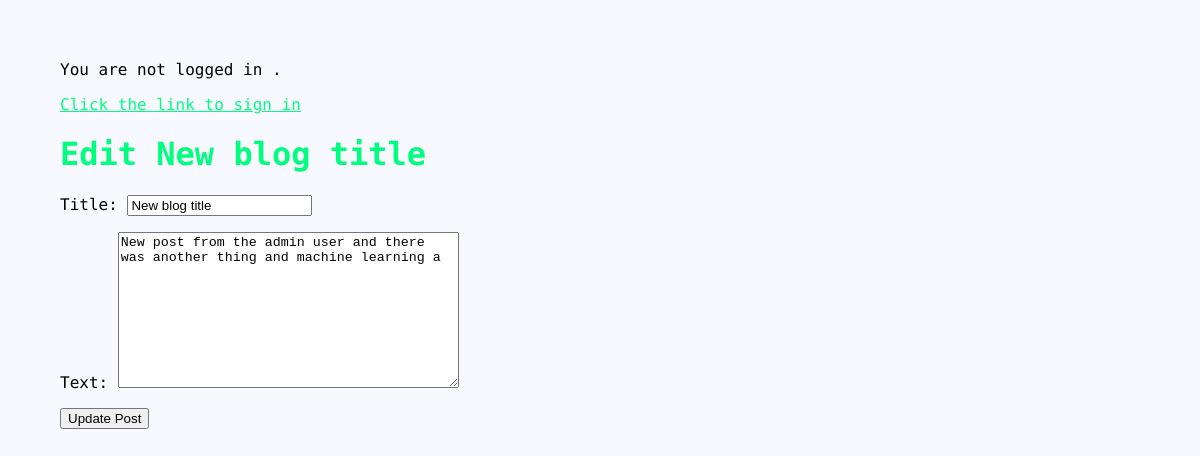
Page /post/6/edit on the committed database.
### blog/models.py (models this page shows, shortened)
class Post(models.Model):
	title=models.CharField(max_length=200)
	text=models.TextField(unique=True)
	author=models.ForeignKey("auth.User",on_delete=models.CASCADE)

### blog/views.py (the view)
# urls.py: path("post/<int:pk>/edit",views.BlogUpdateView.as_view(),name='edit_post'),
class BlogUpdateView(UpdateView):
	template_name='blog/post_edit.html'
	model=Post
	fields=['title','text']

### templates/blog/post_edit.html (shortened to what this page needs)
{% extends "blog/base.html"%}
{% block body%}
    <h1>Edit {{post.title}}</h1>
	<form action="#" method="post">
	    {{form.as_p}}
	    <button type="submit">
	    	Update Post
	    </button>
	</form>
{% endblock %}

### static/blog/base.css (style rules this page uses)
body { background-color: ghostwhite; font-family: 'Source code pro',monospace; margin: 5%; }
h1 { color: springgreen; }

### rows in the picture
Post: title "New blog title", text "New post from the admin user and there was another thing and machine learning a"
